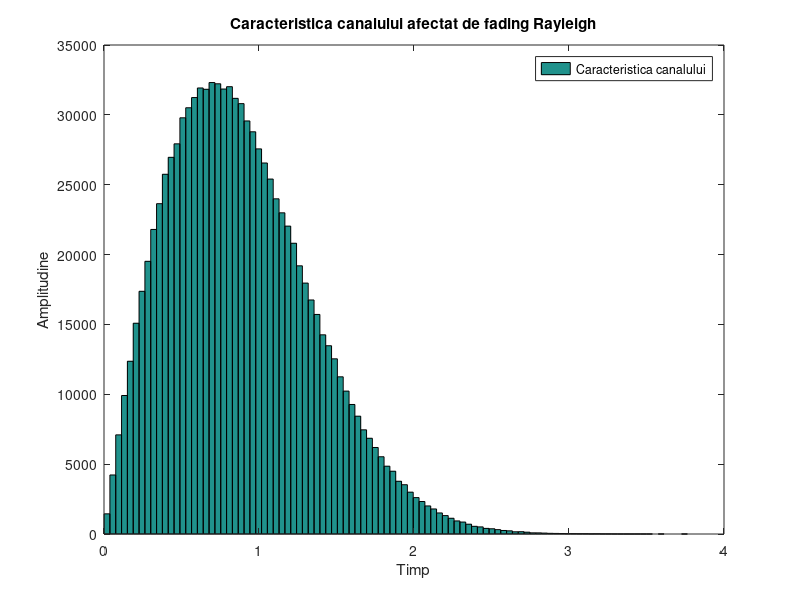
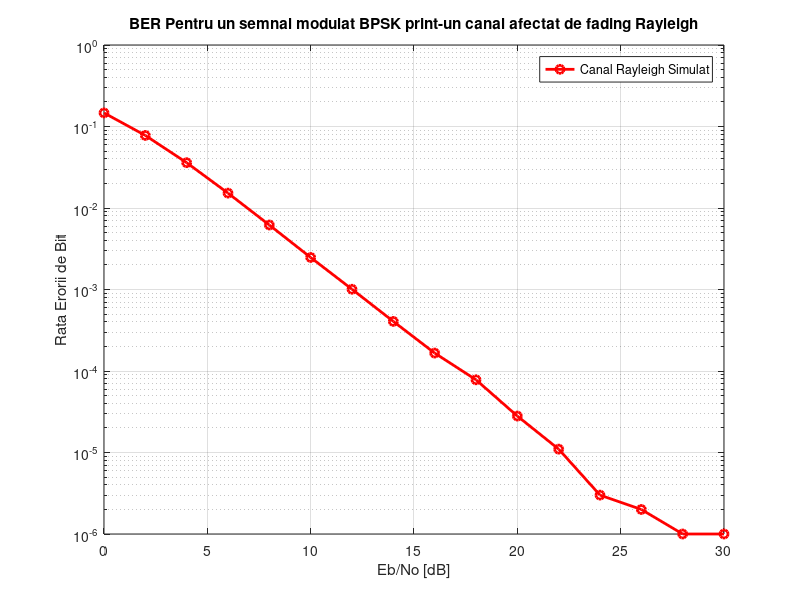

Reproduce these figures in MATLAB, in order.
close all
clear all
clc
% y = h*x + n
N = 10^6 % numarul de biti

x_0 = rand(1,N)>0.5; % genereaza vector cu N elem daca x>0.5 =>1 ; x<0.5 => 0
x = 2*x_0-1; % Modulatie BPSK 0 => -1; 1 => 0 
 
rap_dB = 0:2:30; % raportul dintre energia bitilor si zgomot exprimat in dB

n = 1/sqrt(2)*(randn(1,N) + 1i*randn(1,N)); % zgomotul alb Gaussian

h = 1/sqrt(2)*(randn(1,N) + 1i*randn(1,N)); % canalul afectat de fading Rayleigh

for i = 1:length(rap_dB)

   % generarea iesirii 
   y = h.*x + 10^(-rap_dB(i)/10)*n; 

   % eliminarea efectului canalului
   y_1 = y./h;
   
   % obtinerea semnalului demodulat
   y_0 = real(y_1)>0;

   % calcularea erorilor
   nr_erori(i) = size(find(x_0 - y_0),2);

end

BER = nr_erori/N; % rata erorilor de bit BER

% Afisarea rezultatelor

figure(1)
hist(abs(h),100);
legend('Caracteristica canalului');
xlabel('Timp');
ylabel('Amplitudine');
title('Caracteristica canalului afectat de fading Rayleigh');


figure(2)
semilogy(rap_dB,BER,'ro-','LineWidth',2);
grid on
legend('Canal Rayleigh Simulat');
xlabel('Eb/No [dB]');
ylabel('Rata Erorii de Bit');
title('BER Pentru un semnal modulat BPSK print-un canal afectat de fading Rayleigh');








